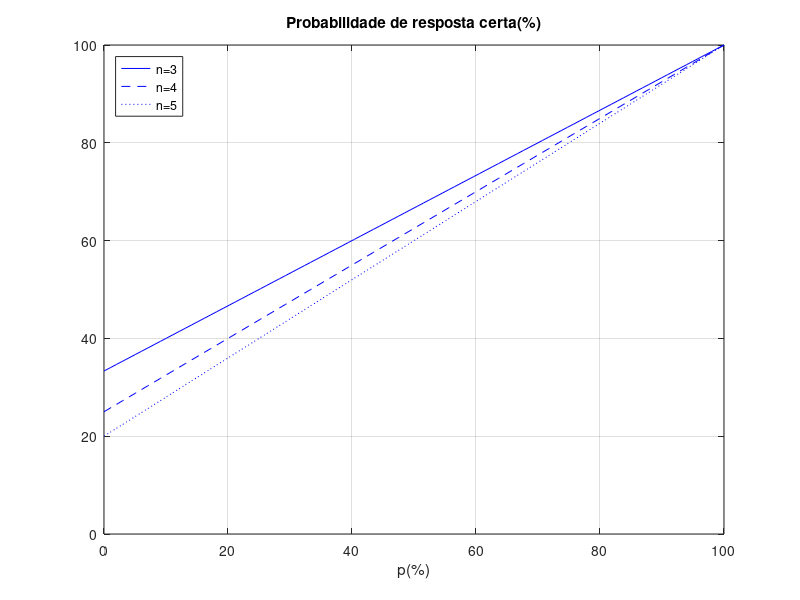
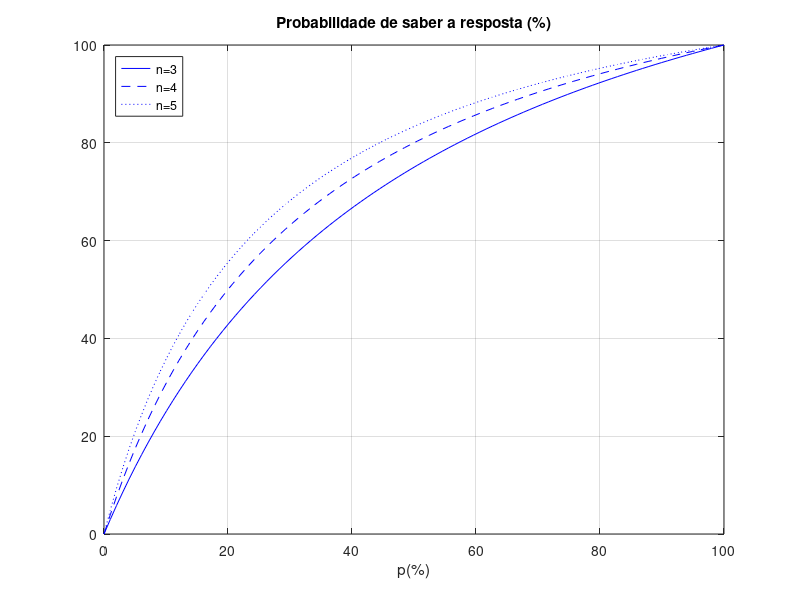

MATLAB code to generate these figures, in order:
% Task 1 

%1a
% P(E) = P(E|F1)P(F1) + P(E|F2)P(F2)
p = 0.6;
n = 4;
res = p + ((1-p)/n);

%1b
% P(F1|E) = P(E|F1)P(F1)/P(E)
p = 0.7;
n = 5;
res = p*n/(1 + (n-1)*p)

%1c
p = linspace(0,1);
n1 = p + ((1-p)/3);
n2 = p + ((1-p)/4);
n3 = p + ((1-p)/5);

figure(1)
plot(p*100, n1*100, 'b-', p*100, n2*100, 'b--', p*100, n3*100, 'b:')
grid on
title("Probabilidade de resposta certa(%)")
xlabel('p(%)')
legend('n=3', 'n=4', 'n=5', 'location', 'northwest')
axis([0 100 0 100])

%1d
p = linspace(0,1);
n1 = p*3./(1 + (3-1)*p);
n2 = p*4./(1 + (4-1)*p);
n3 = p*5./(1 + (5-1)*p);

figure(2)
plot(p*100, n1*100, 'b-', p*100, n2*100, 'b--', p*100, n3*100, 'b:')
grid on
title("Probabilidade de saber a resposta (%)")
xlabel('p(%)')
legend('n=3', 'n=4', 'n=5', 'location', 'northwest')
axis([0 100 0 100])


